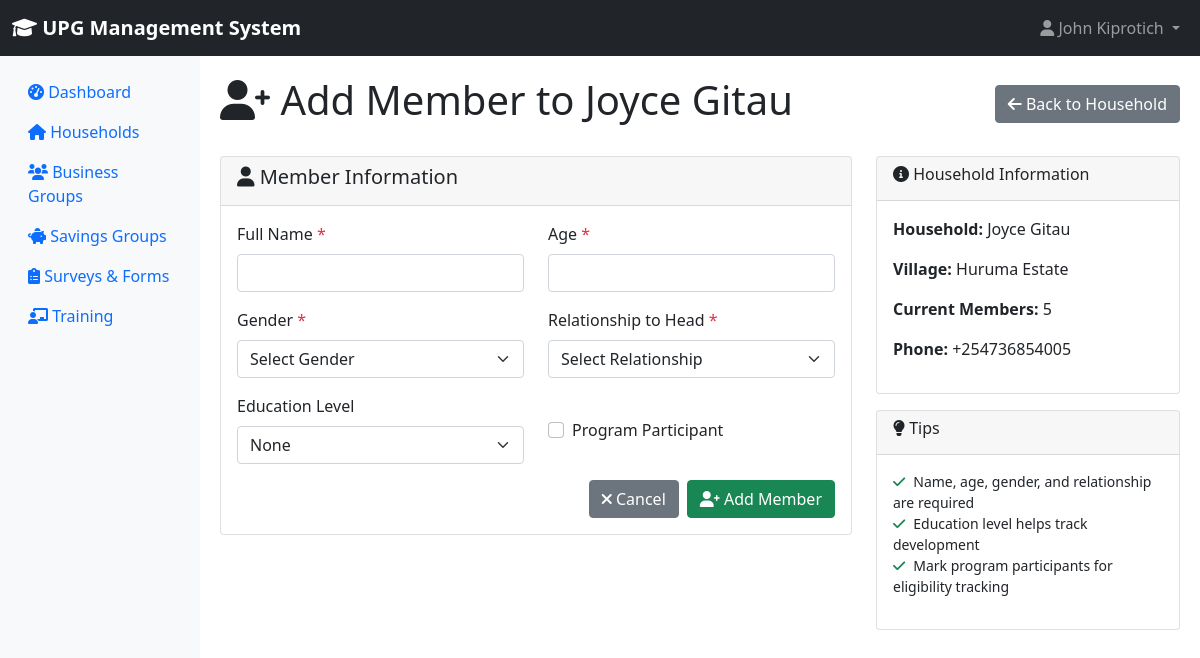
The app's page /households/3/members/add/ (signed in) with its own data.
### accounts/models.py (models this page shows, shortened)
class User(AbstractUser):
    ROLE_CHOICES = [
        ('county_executive', 'County Executive (CECM & Governor)'),
        ('county_assembly', 'County Assembly Member'),
        ('ict_admin', 'ICT Administrator'),
        ('me_staff', 'M&E Staff'),
        ('field_associate', 'Field Associate/Mentor Supervisor'),
        ('mentor', 'Mentor'),
        ('beneficiary', 'Beneficiary'),
    ]
    email = models.EmailField(unique=True)
    role = models.CharField(max_length=20, choices=ROLE_CHOICES, default='mentor')
    phone_number = models.CharField(max_length=15, blank=True)
    office = models.CharField(max_length=100, blank=True)
    country = models.CharField(max_length=50, default='Kenya')
    is_active = models.BooleanField(default=True)
    created_at = models.DateTimeField(auto_now_add=True)
    updated_at = models.DateTimeField(auto_now=True)
    class Meta:
        db_table = 'upg_users'

### households/models.py (models this page shows, shortened)
class Household(models.Model):
    village = models.ForeignKey(Village, on_delete=models.CASCADE)
    subcounty = models.ForeignKey(SubCounty, on_delete=models.SET_NULL, null=True, blank=True, related_name='households')
    constituency = models.CharField(max_length=100, blank=True, help_text="Constituency")
    district = models.CharField(max_length=100, blank=True, help_text="District")
    division = models.CharField(max_length=100, blank=True, help_text="Division")
    location_name = models.CharField(max_length=100, blank=True, help_text="Location")
    sub_location = models.CharField(max_length=100, blank=True, help_text="Sub Location")
    head_first_name = models.CharField(max_length=100, blank=True, help_text="First Name of Household Head")
    head_middle_name = models.CharField(max_length=100, blank=True, help_text="Middle Name of Household Head")
    head_last_name = models.CharField(max_length=100, blank=True, help_text="Last Name of Household Head")
    head_gender = models.CharField(max_length=10, choices=[('male', 'Male'), ('female', 'Female')], blank=True)
    head_date_of_birth = models.DateField(null=True, blank=True, help_text="Date of Birth of Household Head")
    head_id_number = models.CharField(max_length=50, blank=True, help_text="ID Number of Household Head")
    head_phone_number = models.CharField(max_length=15, blank=True, help_text="Phone Number of Household Head")
    name = models.CharField(max_length=100, help_text="Household name or identifier")
    national_id = models.CharField(max_length=50)
    phone_number = models.CharField(max_length=15)
    disability = models.BooleanField(default=False)
    gps_latitude = models.DecimalField(max_digits=9, decimal_places=6, null=True, blank=True)
    gps_longitude = models.DecimalField(max_digits=9, decimal_places=6, null=True, blank=True)
    monthly_income = models.DecimalField(max_digits=10, decimal_places=2, null=True, blank=True, help_text="Monthly household income in KES")
    assets = models.JSONField(default=dict, blank=True, help_text="Household assets as JSON")
    has_electricity = models.BooleanField(default=False, help_text="Household has electricity access")
    has_clean_water = models.BooleanField(default=False, help_text="Household has clean water access")
    location = models.CharField(max_length=200, blank=True, help_text="Location description (rural, urban, remote)")
    consent_given = models.BooleanField(default=False, help_text="Household consent for program participation")
    created_at = models.DateTimeField(auto_now_add=True)
    updated_at = models.DateTimeField(auto_now=True)
    @property
    def head_gender(self):
        """Get gender of household head"""
        head = self.head_member
        return head.gender if head else ''
    class Meta:
        db_table = 'upg_households'

### core/models.py (models this page shows, shortened)
class Village(models.Model):
    name = models.CharField(max_length=100)
    subcounty_obj = models.ForeignKey(SubCounty, on_delete=models.CASCADE, related_name='villages', null=True, blank=True)
    saturation = models.CharField(max_length=50, blank=True)  # Coverage level
    qualified_hhs_per_village = models.IntegerField(default=0)
    country = models.CharField(max_length=50, default='Kenya')
    distance_to_market = models.IntegerField(default=0, help_text="Distance to market in kilometers")
    is_program_area = models.BooleanField(default=True, help_text="Whether this village is in a program target area")
    created_at = models.DateTimeField(auto_now_add=True)
    class Meta:
        db_table = 'upg_villages'

### households/views.py (the view, shortened to what this page needs)
# urls.py: path('<int:household_pk>/members/add/', views.member_create, name='member_create'),
@login_required
def member_create(request, household_pk):
    household = get_object_or_404(Household, pk=household_pk)
    context = {
        'household': household,
        'gender_choices': HouseholdMember.GENDER_CHOICES,
        'relationship_choices': HouseholdMember.RELATIONSHIP_CHOICES,
        'education_choices': HouseholdMember.EDUCATION_CHOICES,
        'page_title': f'Add Member to {household.name}',
    }
    return render(request, 'households/member_create.html', context)

### core/context_processors.py (called while the page is built, shortened)
def system_alerts(request):
    if request.user.is_authenticated:
        from settings_module.models import SystemAlert, UserAlertDismissal
        from django.utils import timezone
        active_alerts = SystemAlert.objects.filter(
            is_active=True,
            show_until__gt=timezone.now()
        )
        user_alerts = []
        return {
            'system_alerts': user_alerts,
            'alerts_count': len(user_alerts),
        }
    return {}

### templates/households/member_create.html (shortened to what this page needs)
{% extends 'base.html' %}
{% block content %}
<div class="d-flex justify-content-between align-items-center mb-4">
    <h1><i class="fas fa-user-plus"></i> {{ page_title }}</h1>
    <a href="{% url 'households:household_detail' household.pk %}" class="btn btn-secondary">
        <i class="fas fa-arrow-left"></i> Back to Household
    </a>
</div>
<div class="row">
    <div class="col-md-8">
        <div class="card">
            <div class="card-header">
                <h5><i class="fas fa-user"></i> Member Information</h5>
            </div>
            <div class="card-body">
                <form method="post">
                    <div class="row">
                        <div class="col-md-6 mb-3">
                            <label for="name" class="form-label">Full Name <span class="text-danger">*</span></label>
                            <input type="text" class="form-control" id="name" name="name" required>
                        </div>
                        <div class="col-md-6 mb-3">
                            <label for="age" class="form-label">Age <span class="text-danger">*</span></label>
                            <input type="number" class="form-control" id="age" name="age" min="0" max="120" required>
                        </div>
                    </div>
                    <div class="row">
                        <div class="col-md-6 mb-3">
                            <label for="gender" class="form-label">Gender <span class="text-danger">*</span></label>
                            <select class="form-select" id="gender" name="gender" required>
                                <option value="">Select Gender</option>
                            </select>
                        </div>
                        <div class="col-md-6 mb-3">
                            <label for="relationship_to_head" class="form-label">Relationship to Head <span class="text-danger">*</span></label>
                            <select class="form-select" id="relationship_to_head" name="relationship_to_head" required>
                                <option value="">Select Relationship</option>
                            </select>
                        </div>
                    </div>
                    <div class="row">
                        <div class="col-md-6 mb-3">
                            <label for="education_level" class="form-label">Education Level</label>
                            <select class="form-select" id="education_level" name="education_level">
                                {% for value, label in education_choices %}
                                <option value="{{ value }}">{{ label }}</option>
                                {% endfor %}
                            </select>
                        </div>
                        <div class="col-md-6 mb-3">
                            <div class="form-check mt-4">
                                <input class="form-check-input" type="checkbox" id="is_program_participant" name="is_program_participant">
                                <label class="form-check-label" for="is_program_participant">
                                    Program Participant
                                </label>
                            </div>
                        </div>
                    </div>
                    <div class="d-flex justify-content-end gap-2">
                        <a href="{% url 'households:household_detail' household.pk %}" class="btn btn-secondary">
                            <i class="fas fa-times"></i> Cancel
                        </a>
                        <button type="submit" class="btn btn-success">
                            <i class="fas fa-user-plus"></i> Add Member
                        </button>
                    </div>
                </form>
            </div>
        </div>
    </div>
    <div class="col-md-4">
        <div class="card">
            <div class="card-header">
                <h6><i class="fas fa-info-circle"></i> Household Information</h6>
            </div>
            <div class="card-body">
                <p><strong>Household:</strong> {{ household.name }}</p>
                <p><strong>Village:</strong> {{ household.village.name|default:"Not specified" }}</p>
                <p><strong>Current Members:</strong> {{ household.members.count }}</p>
                <p><strong>Phone:</strong> {{ household.phone_number|default:"Not provided" }}</p>
            </div>
        </div>
        <div class="card mt-3">
            <div class="card-header">
                <h6><i class="fas fa-lightbulb"></i> Tips</h6>
            </div>
            <div class="card-body">
                <ul class="list-unstyled small">
                    <li><i class="fas fa-check text-success me-2"></i>Name, age, gender, and relationship are required</li>
                    <li><i class="fas fa-check text-success me-2"></i>Education level helps track development</li>
                    <li><i class="fas fa-check text-success me-2"></i>Mark program participants for eligibility tracking</li>
                </ul>
            </div>
        </div>
    </div>
</div>
{% endblock %}

### templates/base.html (shortened to what this page needs)
<!DOCTYPE html>
<html lang="en">
<head>
    <link href="https://cdn.jsdelivr.net/npm/bootstrap@5.1.3/dist/css/bootstrap.min.css" rel="stylesheet">
    <link href="https://cdnjs.cloudflare.com/ajax/libs/font-awesome/6.0.0/css/all.min.css" rel="stylesheet">
</head>
<body>
    <nav class="navbar navbar-expand-lg navbar-dark bg-dark">
        <div class="container-fluid">
            <a class="navbar-brand" href="{% url 'dashboard:dashboard' %}">
                <i class="fas fa-graduation-cap"></i> UPG Management System
            </a>
            {% if user.is_authenticated %}
            <div class="navbar-nav ms-auto">
                <div class="nav-item dropdown">
                    <a class="nav-link dropdown-toggle" href="#" role="button" data-bs-toggle="dropdown">
                        <i class="fas fa-user"></i> {{ user.get_full_name|default:user.username }}
                    </a>
                </div>
            </div>
            {% endif %}
        </div>
    </nav>
    <div class="container-fluid">
        <div class="row">
            {% if user.is_authenticated %}
            <nav class="col-md-2 d-none d-md-block sidebar">
                <div class="sidebar-sticky pt-3">
                    <ul class="nav flex-column">
                        <li class="nav-item">
                            <a class="nav-link {% if request.resolver_match.url_name == 'dashboard' %}active{% endif %}"
                               href="{% url 'dashboard:dashboard' %}">
                                <i class="fas fa-tachometer-alt"></i> Dashboard
                            </a>
                        </li>
                        {% if perms.can_view_households %}
                        <li class="nav-item">
                            <a class="nav-link" href="{% url 'households:household_list' %}">
                                <i class="fas fa-home"></i> Households
                            </a>
                        </li>
                        {% endif %}
                        {% if perms.can_view_business_groups %}
                        <li class="nav-item">
                            <a class="nav-link" href="{% url 'business_groups:group_list' %}">
                                <i class="fas fa-users"></i> Business Groups
                            </a>
                        </li>
                        {% endif %}
                        {% if perms.can_view_savings_groups %}
                        <li class="nav-item">
                            <a class="nav-link" href="{% url 'savings_groups:savings_list' %}">
                                <i class="fas fa-piggy-bank"></i> Savings Groups
                            </a>
                        </li>
                        {% endif %}
                        {% if perms.can_view_surveys %}
                        <li class="nav-item">
                            <a class="nav-link" href="{% url 'surveys:survey_list' %}">
                                <i class="fas fa-clipboard-list"></i> Surveys & Forms
                            </a>
                        </li>
                        {% endif %}
                        {% if perms.can_view_training %}
                        <li class="nav-item">
                            <a class="nav-link" href="{% url 'training:training_list' %}">
                                <i class="fas fa-chalkboard-teacher"></i> Training
                            </a>
                        </li>
                        {% endif %}
                    </ul>
                </div>
            </nav>
            {% endif %}
            <main role="main" class="{% if user.is_authenticated %}col-md-10 ml-sm-auto{% else %}col-12{% endif %} content-wrapper">
                {% block content %}{% endblock %}
            </main>
        </div>
    </div>
</body>
</html>

### templates/base.html (style rules this page uses)
.navbar-brand { font-weight: bold; }
.sidebar { min-height: 100vh; background-color: #f8f9fa; }
.content-wrapper { padding: 20px; }

### records on screen
User: get_full_name "John Kiprotich"
Household: name "Joyce Gitau", village.name "Huruma Estate", members.count "5", phone_number "+254736854005"

### other values on screen
{{ page_title }} "Add Member to Joyce Gitau"
form field education_level "None"
